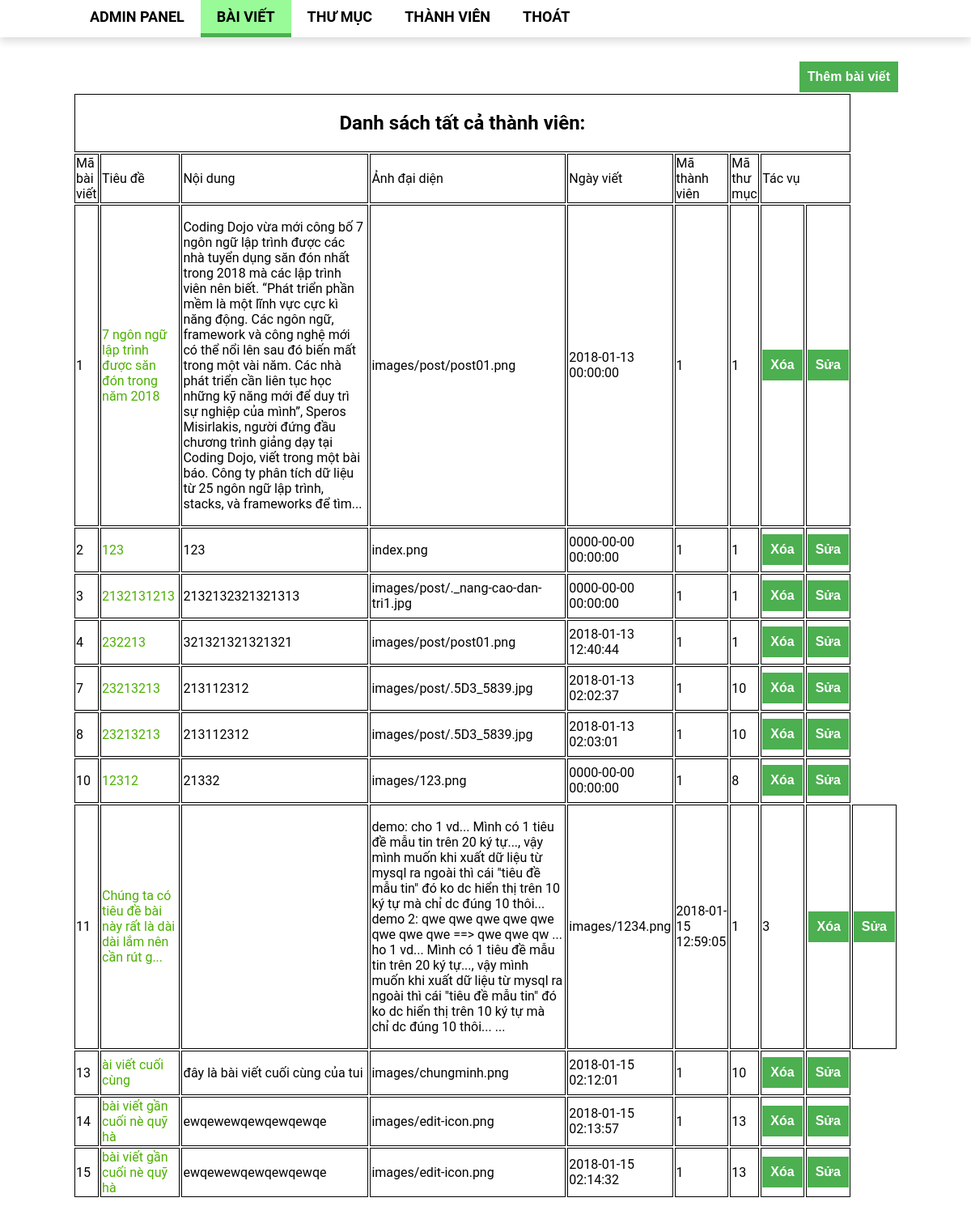
Screenshot of /all_post.php (signed in) with the database file from the repository.
### tables this page shows
CREATE TABLE `baiviet` (
  `MABAIVIET` int(10) NOT NULL COMMENT 'Mã bài viết',
  `TIEUDE` varchar(70) NOT NULL COMMENT 'Tiêu đề',
  `NOIDUNG` text NOT NULL COMMENT 'Nội dung',
  `ANHDAIDIEN` varchar(50) DEFAULT NULL COMMENT 'Ảnh đại diện',
  `NGAYVIET` datetime NOT NULL COMMENT 'Ngày viết',
  `MATHANHVIEN` int(10) NOT NULL COMMENT 'Mã thành viên',
  `MATHUMUC` int(10) NOT NULL COMMENT 'Mã thư mục'
);

### all_post.php (the view, shortened to what this page needs)
<?php
	include 'admin_header.php';
?>
<div class="body" style="<?php if($_SESSION['logged']!='01'){ echo'display:none';} ?>">
	<form method="POST">
	<div class="all_post">
		<input type="submit" name="add_post" value="Thêm bài viết">
		<table width="100%">
			<tr>
				<td colspan="9"><h2 align="center">Danh sách tất cả thành viên:</h2></td>
			</tr>
			<tr>
				<td> Mã bài viết </td>
				<td> Tiêu đề </td>
				<td> Nội dung </td>
				<td> Ảnh đại diện </td>
				<td> Ngày viết </td>
				<td> Mã thành viên </td>
				<td> Mã thư mục </td>
				<td colspan="2"> Tác vụ </td>
			</tr>
			<?php
				$sql= "SELECT * FROM baiviet";
				$result = mysqli_query($conn,$sql);
				while ($r = mysqli_fetch_assoc($result) )
				{
					$mabaiviet = $r['MABAIVIET'];
					$tieude = $r['TIEUDE'];
					$noidung = $r['NOIDUNG'];
					$anhdaidien = $r['ANHDAIDIEN'];
					$ngayviet = $r['NGAYVIET'];
					$mathanhvien= $r['MATHANHVIEN'];
					$mathumuc = $r['MATHUMUC'];
					echo "<tr>";
					echo "<td>".$mabaiviet."</td>";
					if(strlen($tieude) > 70)
					{
   						$tieuderutgon = mb_substr($tieude, 0,60, "UTF-8");
   						echo "<td><a href='post.php?id=".$mabaiviet."'>".$tieuderutgon."...</a><td>";
 					}
					else
					{
						echo "<td><a href='post.php?id=".$mabaiviet."'>".$tieude."</a></td>";
					}
					if(strlen($noidung) > 550)
					{
   						$noidungrutgon = mb_substr($noidung, 0,545, "UTF-8");
   						echo "<td><p>".$noidungrutgon."...</p></td>";
 					}
					else
					{
						echo "<td><p>".$noidung."</p></td>";
					}
					echo "<td>".$anhdaidien."</td>";
					echo "<td>".$ngayviet."</td>";
					echo "<td>".$mathanhvien."</td>";
					echo "<td>".$mathumuc."</td>";
					echo "<td><input type='submit' name='delete_post' value='Xóa'></td>";
					echo "<td><input type='submit' name='edit_post' value='Sửa'></td>";
					echo "</tr>";
				}
			?>
		</table>
	</div>
	</form>
</div>

### css/style.css (style rules this page uses)
body { margin: 0px; font-family:Roboto,calibri,arial; }
a { text-decoration: none; color:#4CB000; }
.body { margin: 30px 90px; }
.contact li,a,img { margin:0px; padding: 0px; }
input[type=submit] { background-color: #4CAF50; color:white; padding: 10px; border:0px; font-weight: bold; font-size: 16px; float:right; }
.all_member td,.all_post td { border: 1px solid black; }

### rows the page displays
baiviet: MABAIVIET "1", TIEUDE "7 ngôn ngữ lập trình được săn đón trong năm 2018", NOIDUNG "Coding Dojo vừa mới công bố 7 ngôn ngữ lập trình được các nhà tuyển dụng săn đón nhất trong 2018 mà các lập trình viên nên biết. “Phát triển phần mềm là một lĩnh vực cực kì năng động. Các ngôn ngữ, framework và công nghệ mới có thể nổi lên sau đó biến mất trong một vài năm. Các nhà phát triển cần liên tục học những kỹ năng mới để duy trì sự nghiệp của mình”, Speros Misirlakis, người đứng đầu chương trình giảng dạy tại Coding Dojo, viết trong một bài báo. Công ty phân tích dữ liệu từ 25 ngôn ngữ lập trình, stacks, và frameworks để tìm", ANHDAIDIEN "images/post/post01.png", NGAYVIET "2018-01-13 00:00:00", MATHANHVIEN "1", MATHUMUC "1"
baiviet: MABAIVIET "2", TIEUDE "123", NOIDUNG "123", ANHDAIDIEN "index.png", NGAYVIET "0000-00-00 00:00:00", MATHANHVIEN "1", MATHUMUC "1"
baiviet: MABAIVIET "3", TIEUDE "2132131213", NOIDUNG "2132132321321313", ANHDAIDIEN "images/post/._nang-cao-dan-tri1.jpg", NGAYVIET "0000-00-00 00:00:00", MATHANHVIEN "1", MATHUMUC "1"
baiviet: MABAIVIET "4", TIEUDE "232213", NOIDUNG "321321321321321", ANHDAIDIEN "images/post/post01.png", NGAYVIET "2018-01-13 12:40:44", MATHANHVIEN "1", MATHUMUC "1"
baiviet: MABAIVIET "7", TIEUDE "23213213", NOIDUNG "213112312", ANHDAIDIEN "images/post/.5D3_5839.jpg", NGAYVIET "2018-01-13 02:02:37", MATHANHVIEN "1", MATHUMUC "10"
baiviet: MABAIVIET "8", TIEUDE "23213213", NOIDUNG "213112312", ANHDAIDIEN "images/post/.5D3_5839.jpg", NGAYVIET "2018-01-13 02:03:01", MATHANHVIEN "1", MATHUMUC "10"
baiviet: MABAIVIET "10", TIEUDE "12312", NOIDUNG "21332", ANHDAIDIEN "images/123.png", NGAYVIET "0000-00-00 00:00:00", MATHANHVIEN "1", MATHUMUC "8"
baiviet: MABAIVIET "11", TIEUDE "Chúng ta có tiêu đề bài này rất là dài dài lắm nên cần rút g", NOIDUNG "demo: cho 1 vd... Mình có 1 tiêu đề mẫu tin trên 20 ký tự..., vậy mình muốn khi xuất dữ liệu từ mysql ra ngoài thì cái \"tiêu đề mẫu tin\" đó ko dc hiển thị trên 10 ký tự mà chỉ dc đúng 10 thôi... demo 2: qwe qwe qwe qwe qwe qwe qwe qwe ==> qwe qwe qw ... ho 1 vd... Mình có 1 tiêu đề mẫu tin trên 20 ký tự..., vậy mình muốn khi xuất dữ liệu từ mysql ra ngoài thì cái \"tiêu đề mẫu tin\" đó ko dc hiển thị trên 10 ký tự mà chỉ dc đúng 10 thôi...", ANHDAIDIEN "images/1234.png", NGAYVIET "2018-01-15 12:59:05", MATHANHVIEN "1", MATHUMUC "3"
baiviet: MABAIVIET "13", TIEUDE "ài viết cuối cùng", NOIDUNG "đây là bài viết cuối cùng của tui", ANHDAIDIEN "images/chungminh.png", NGAYVIET "2018-01-15 02:12:01", MATHANHVIEN "1", MATHUMUC "10"
baiviet: MABAIVIET "14", TIEUDE "bài viết gần cuối nè quỹ hà", NOIDUNG "ewqewewqewqewqewqe", ANHDAIDIEN "images/edit-icon.png", NGAYVIET "2018-01-15 02:13:57", MATHANHVIEN "1", MATHUMUC "13"
baiviet: MABAIVIET "15", TIEUDE "bài viết gần cuối nè quỹ hà", NOIDUNG "ewqewewqewqewqewqe", ANHDAIDIEN "images/edit-icon.png", NGAYVIET "2018-01-15 02:14:32", MATHANHVIEN "1", MATHUMUC "13"
